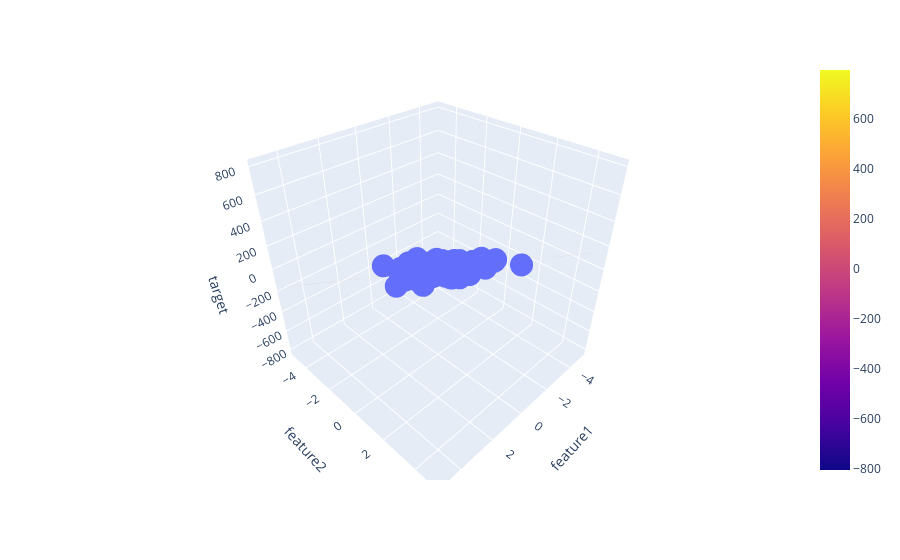

The cell this chart's notebook holds for it:
### Code cell
fig = px.scatter_3d(df, x='feature1', y='feature2', z='target')

fig.add_trace(go.Surface(x = x, y = y ,z = z))

fig.show()
